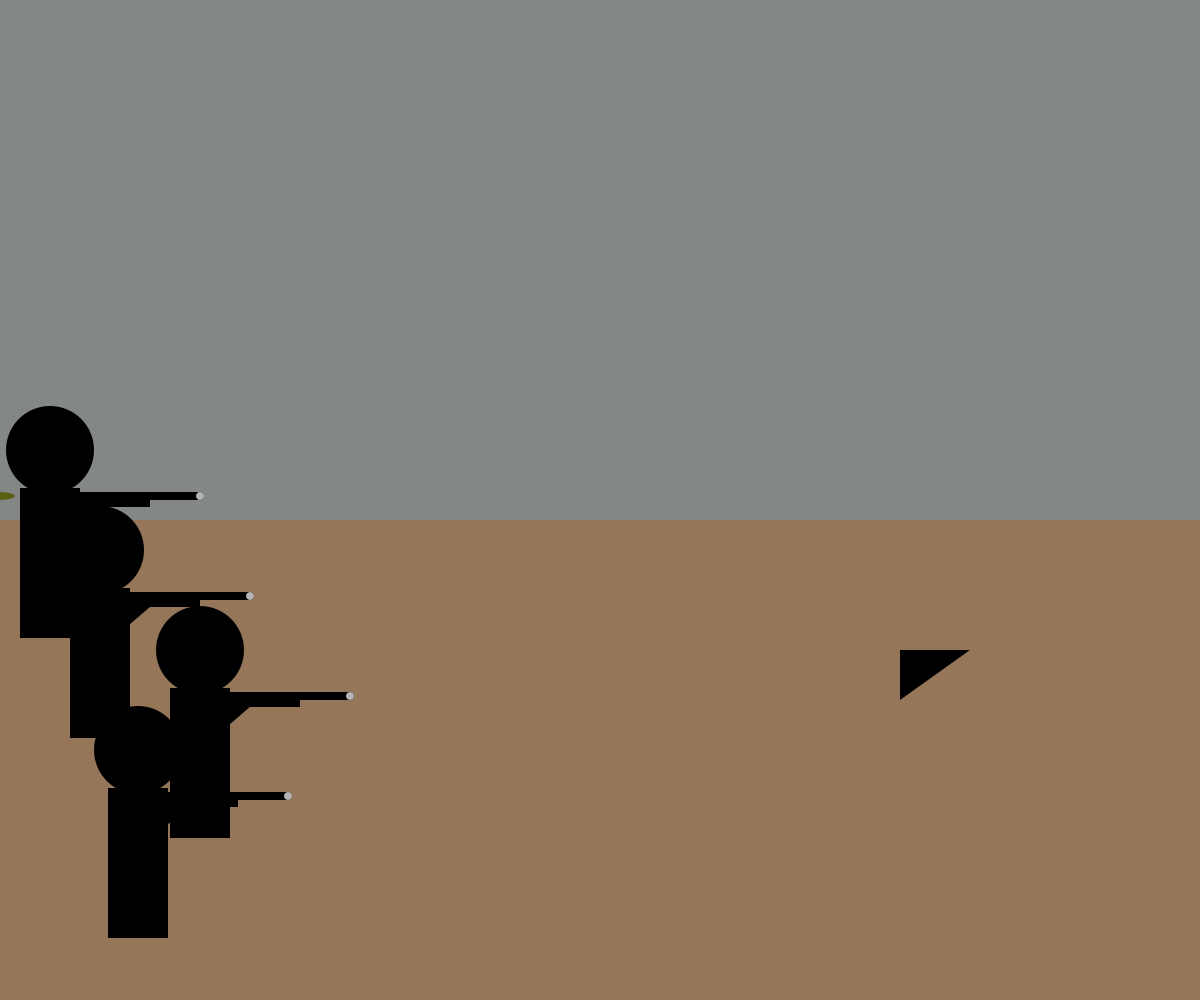
Frame 1 (no input)
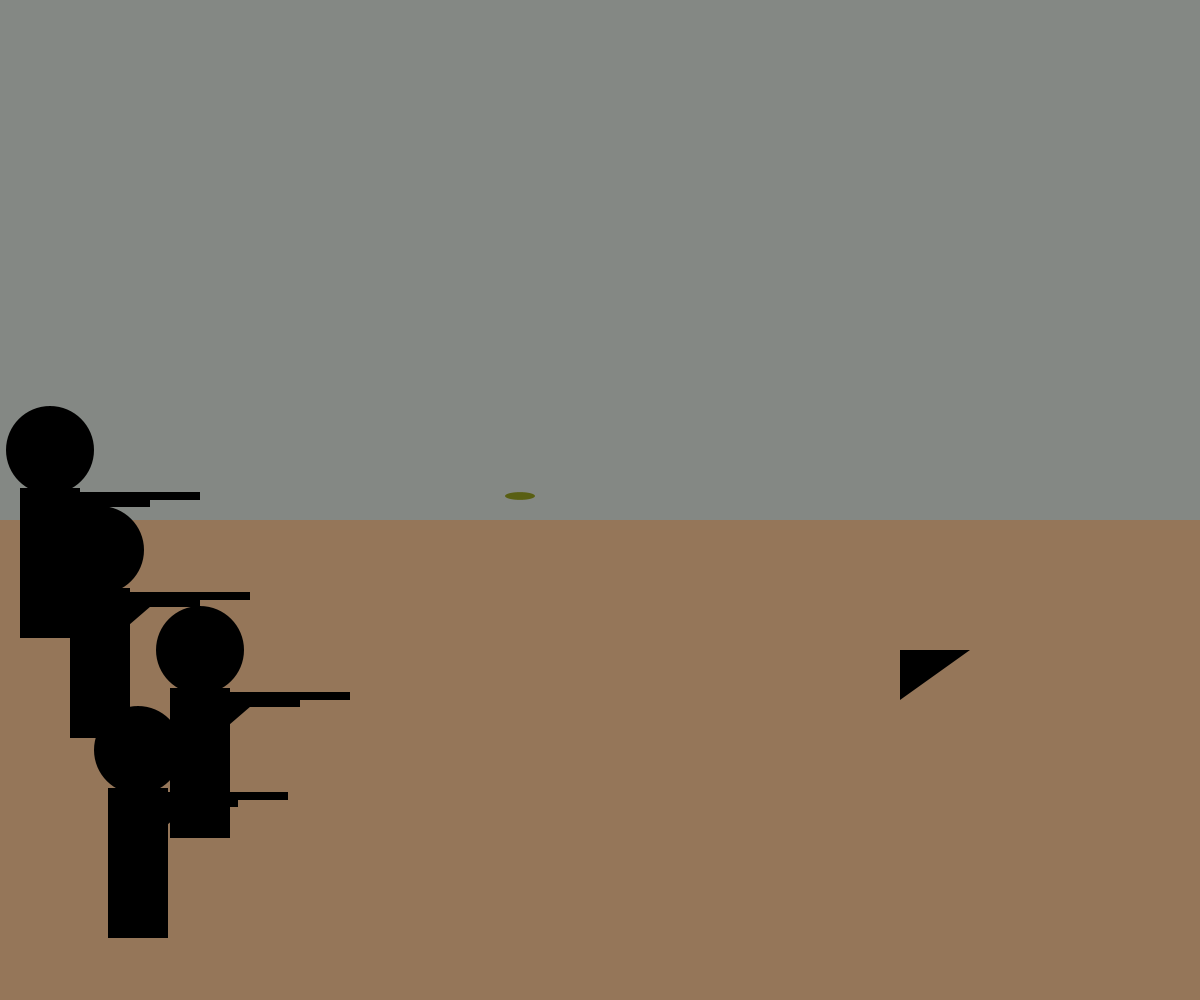
Frame 60 (the mouse pressed at the canvas centre just before this capture)
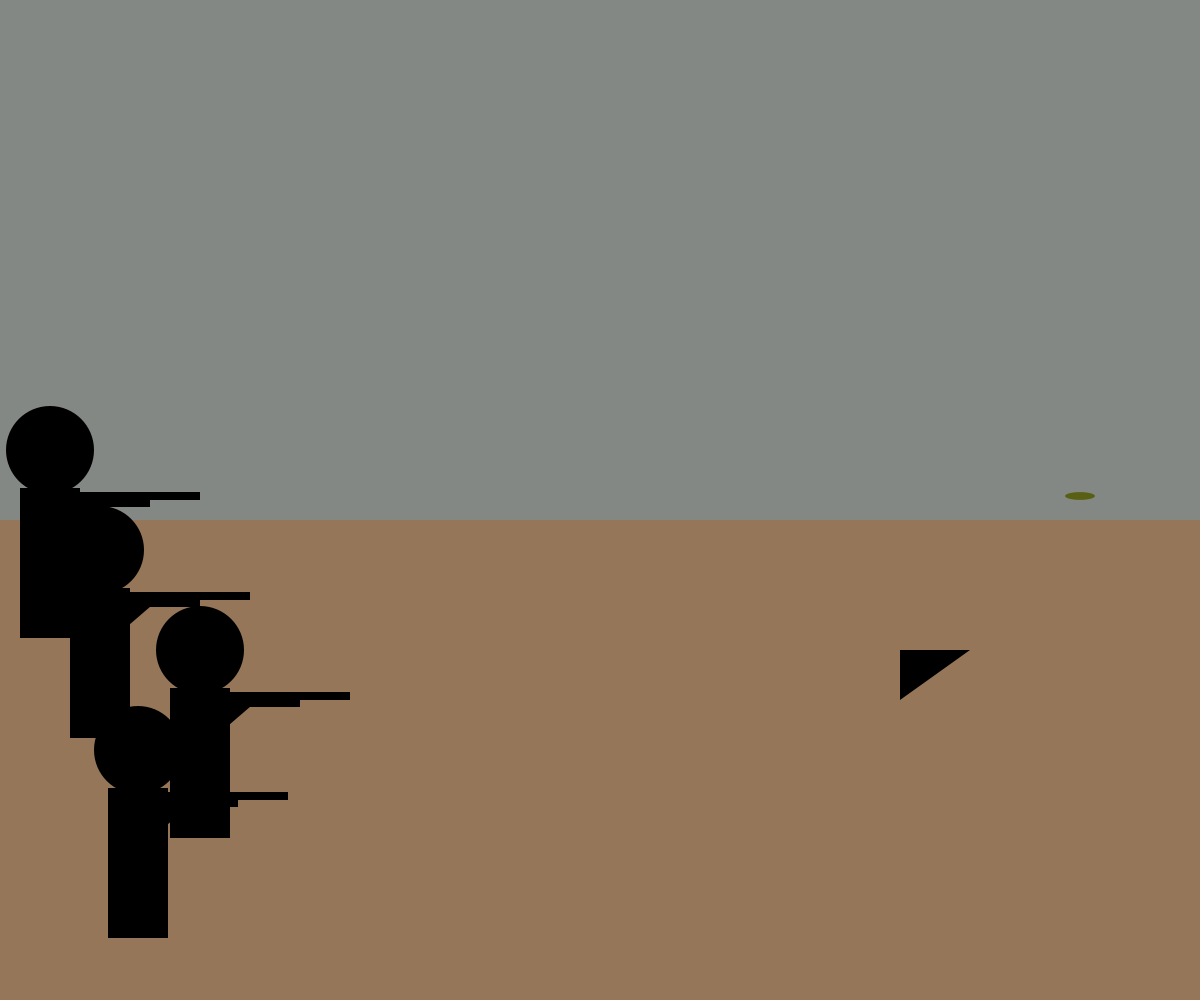
Frame 120 (the mouse held since frame 60 and released just before this capture)

The Processing sketch that drew these frames (run headless with seeded random() and noise(); from frame 60 on, the mouse is pressed at the canvas centre):

// Processing sketch: war
// ── war.pde
int bulletX; 
int counter; 

void setup() { 
  size(1200, 1000); 
  bulletX = 0; 
  counter = 0; 
} 

void draw() { 
  background(#848884); 
  //ground color 
  noStroke(); 
  fill(#957659); 
  rect(-1000, 520, 10000, 10000); 
  
  //bullets 
  bullet(bulletX, 496); 

  
  bulletX = bulletX + 40; //bullet movement and speed
  if (bulletX > 1100) { 
    bulletX = 200; 
  }    
  //soldier on the left side
  soldierL(0, 0); 
  soldierL(88, 300);
  soldierL(150, 200);
  soldierL(50, 100);
  
  //tank
  
  fill(0);
  triangle(900, 700, 970, 650, 900, 650);
  

} 

//===================================================================================== 

void bullet(int x, int y) { 
  pushMatrix(); 
  translate(x, y); 
  fill(#595F13); 
  ellipse(0, 0, 30, 7.8); 
  popMatrix(); 
} 

void soldierL(int x, int y) { 
  pushMatrix();
  translate(x, y);
  fill(0); 
  //body 
  ellipse(50, 450, 88, 88); 
  rect(20, 488, 60, 150); 

  //gun 
  rect(50, 492, 100, 15); 
  rect(150, 492, 50, 8); 
  triangle(50, 500, 50, 550, 108, 500); 

  //flashing bullet effect 
  counter = counter + 1; 

  if (counter < 10) { 
   ellipse(200, 496, 8, 8); 
  } 
  if(counter < 10) { 
    fill(180); 
    ellipse(200, 496, 8, 8); 
  } 
  if(counter == 20) { 
    counter = 0; } 
  
 popMatrix();
 
}


    
